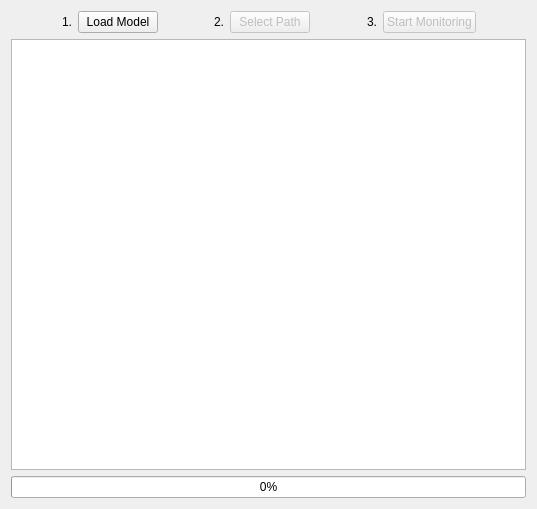
<?xml version="1.0" encoding="UTF-8"?>
<ui version="4.0">
 <class>MainWindow</class>
 <widget class="QMainWindow" name="MainWindow">
  <property name="geometry">
   <rect>
    <x>0</x>
    <y>0</y>
    <width>537</width>
    <height>509</height>
   </rect>
  </property>
  <property name="windowTitle">
   <string>MainWindow</string>
  </property>
  <widget class="QWidget" name="centralWidget">
   <layout class="QVBoxLayout" name="verticalLayout">
    <item>
     <layout class="QHBoxLayout" name="horizontalLayout">
      <item>
       <spacer name="horizontalSpacer">
        <property name="orientation">
         <enum>Qt::Horizontal</enum>
        </property>
        <property name="sizeHint" stdset="0">
         <size>
          <width>40</width>
          <height>20</height>
         </size>
        </property>
       </spacer>
      </item>
      <item>
       <widget class="QLabel" name="firstLabel">
        <property name="text">
         <string>1.</string>
        </property>
       </widget>
      </item>
      <item>
       <widget class="QPushButton" name="modelButton">
        <property name="text">
         <string>Load Model</string>
        </property>
       </widget>
      </item>
      <item>
       <spacer name="horizontalSpacer_3">
        <property name="orientation">
         <enum>Qt::Horizontal</enum>
        </property>
        <property name="sizeHint" stdset="0">
         <size>
          <width>40</width>
          <height>20</height>
         </size>
        </property>
       </spacer>
      </item>
      <item>
       <widget class="QLabel" name="secondLabel">
        <property name="text">
         <string>2.</string>
        </property>
       </widget>
      </item>
      <item>
       <widget class="QPushButton" name="pathButton">
        <property name="enabled">
         <bool>false</bool>
        </property>
        <property name="text">
         <string>Select Path</string>
        </property>
       </widget>
      </item>
      <item>
       <spacer name="horizontalSpacer_4">
        <property name="orientation">
         <enum>Qt::Horizontal</enum>
        </property>
        <property name="sizeHint" stdset="0">
         <size>
          <width>40</width>
          <height>20</height>
         </size>
        </property>
       </spacer>
      </item>
      <item>
       <widget class="QLabel" name="thirdLabel">
        <property name="text">
         <string>3.</string>
        </property>
       </widget>
      </item>
      <item>
       <widget class="QPushButton" name="monitorButton">
        <property name="enabled">
         <bool>false</bool>
        </property>
        <property name="text">
         <string>Start Monitoring</string>
        </property>
       </widget>
      </item>
      <item>
       <spacer name="horizontalSpacer_2">
        <property name="orientation">
         <enum>Qt::Horizontal</enum>
        </property>
        <property name="sizeHint" stdset="0">
         <size>
          <width>40</width>
          <height>20</height>
         </size>
        </property>
       </spacer>
      </item>
     </layout>
    </item>
    <item>
     <widget class="QTextEdit" name="console">
      <property name="readOnly">
       <bool>true</bool>
      </property>
     </widget>
    </item>
    <item>
     <widget class="QProgressBar" name="progressBar">
      <property name="value">
       <number>0</number>
      </property>
     </widget>
    </item>
   </layout>
  </widget>
  <widget class="QMenuBar" name="menuBar">
   <property name="geometry">
    <rect>
     <x>0</x>
     <y>0</y>
     <width>537</width>
     <height>17</height>
    </rect>
   </property>
  </widget>
  <action name="actionMonitor_Path">
   <property name="text">
    <string>Monitor Path</string>
   </property>
  </action>
  <action name="actionLoad_Model">
   <property name="text">
    <string>Load Model</string>
   </property>
  </action>
 </widget>
 <layoutdefault spacing="6" margin="11"/>
 <resources/>
 <connections/>
</ui>
